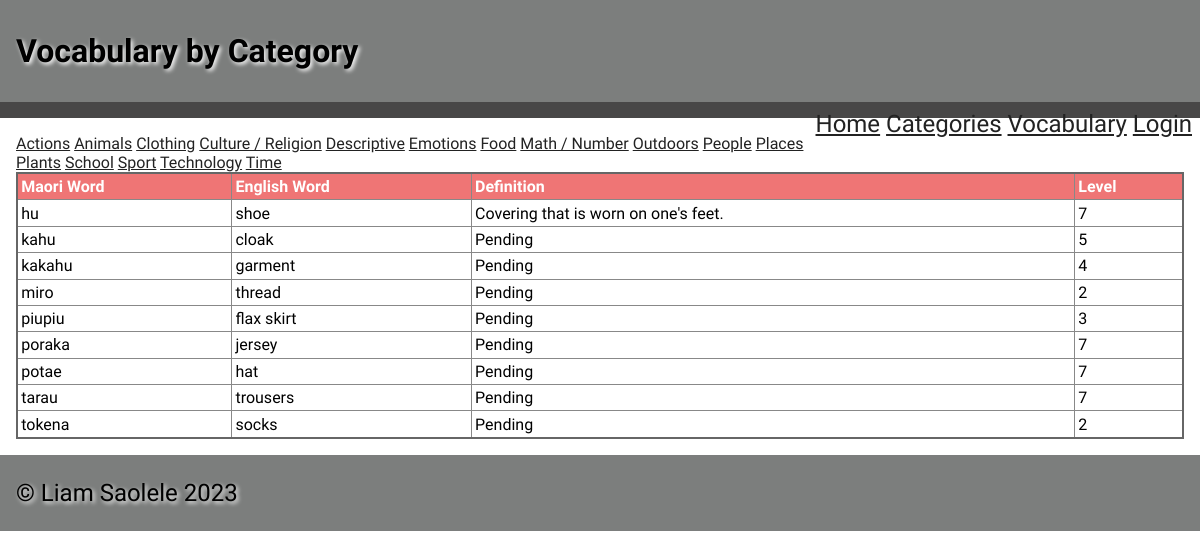
The app's page /vocab/3 with its own data.
### tables this page shows
CREATE TABLE category_table
(
    id       integer
        constraint category_table_pk
            primary key autoincrement,
    Category varchar(20) not null
);

CREATE TABLE "words_list"
(
    ID         integer
        constraint words_list_pk
            primary key autoincrement,
    Maori      varchar(30)  not null,
    English    varchar(30)  not null,
    Definition varchar(500) not null,
    Level      integer      not null,
    cat_id     integer
, category varchar(30), image varchar(30));

### app.py (the view)
@app.route('/vocab/<cat_id>')     # calls vocabulary page based on category
def render_vocab(cat_id):
    con = open_database(DATABASE)
    query = "SELECT * FROM category_table"
    cur = con.cursor()
    cur.execute(query)
    category_list = cur.fetchall()
    print(category_list)
    query = "SELECT * FROM words_list WHERE cat_id= ? ORDER BY ID"
    cur = con.cursor()
    cur.execute(query, (cat_id, ))
    words_list = cur.fetchall()
    print(words_list)
    con.close()
    return render_template('vocab.html', words=words_list, categories=category_list, logged_in=is_logged_in(), teacher=is_teacher())

### app.py (called while the page is built)
def open_database(db_file):     # function to connect to database
    try:
        connection = sqlite3.connect(db_file)
        return connection
    except Error as e:
        print(e)
    return None

def is_logged_in():     # shows if or if not logged in
    if session.get("email") is None:
        print("not Logged in")
        return False
    else:
        print("Logged in")
        return True

def is_teacher():
    if session.get('teacher') == True:
        print("i am teacher")
        return True
    else:
        print("not teacher")
        return False

### templates/vocab.html
{% extends 'base.html' %}
{% block pageheading %}
Vocabulary by Category
{% endblock %}
{% block main %}
    {% for category in categories %}
        <th><a href="/vocab/{{ category[0] }}">{{ category[1] }}</a></th>
    {% endfor %}
    <table>
        <tr>
            <th>Maori Word</th>
            <th>English Word</th>
            <th>Definition</th>
            <th>Level</th>
        </tr>
        {% for word in words %}
        <tr>
            <td>{{ word[1] }}</td>
            <td>{{ word[2] }}</td>
            <td>{{ word[3] }}</td>
            <td>{{ word[4] }}</td>
        </tr>
        {% endfor %}
    </table>
{% endblock %}

### static/css/style.css (style rules this page uses)
* { font-family: Comfortaa, sans-serif; margin: 0; padding: 0; box-sizing: border-box; }
a { color: #222; }
table { width: 100%; border: 2px solid #666; border-collapse: collapse; }
th, td { border: 1px solid #888; padding: 0.2rem; text-align: left; }
th { background-color: #ef7575; color: #fff; }

### records on screen
category_table: Category "Actions"
category_table: Category "Animals"
category_table: Category "Clothing"
category_table: Category "Culture / Religion"
category_table: Category "Descriptive"
category_table: Category "Emotions"
category_table: Category "Food"
category_table: Category "Math / Number"
category_table: Category "Outdoors"
category_table: Category "People"
category_table: Category "Places"
category_table: Category "Plants"
category_table: Category "School"
category_table: Category "Sport"
category_table: Category "Technology"
category_table: Category "Time"
words_list: Maori "hu", English "shoe", Definition "Covering that is worn on one's feet.", Level "7"
words_list: Maori "kahu", English "cloak", Definition "Pending", Level "5"
words_list: Maori "kakahu", English "garment", Definition "Pending", Level "4"
words_list: Maori "miro", English "thread", Definition "Pending", Level "2"
words_list: Maori "piupiu", English "flax skirt", Definition "Pending", Level "3"
words_list: Maori "poraka", English "jersey", Definition "Pending", Level "7"
words_list: Maori "potae", English "hat", Definition "Pending", Level "7"
words_list: Maori "tarau", English "trousers", Definition "Pending", Level "7"
words_list: Maori "tokena", English "socks", Definition "Pending", Level "2"
